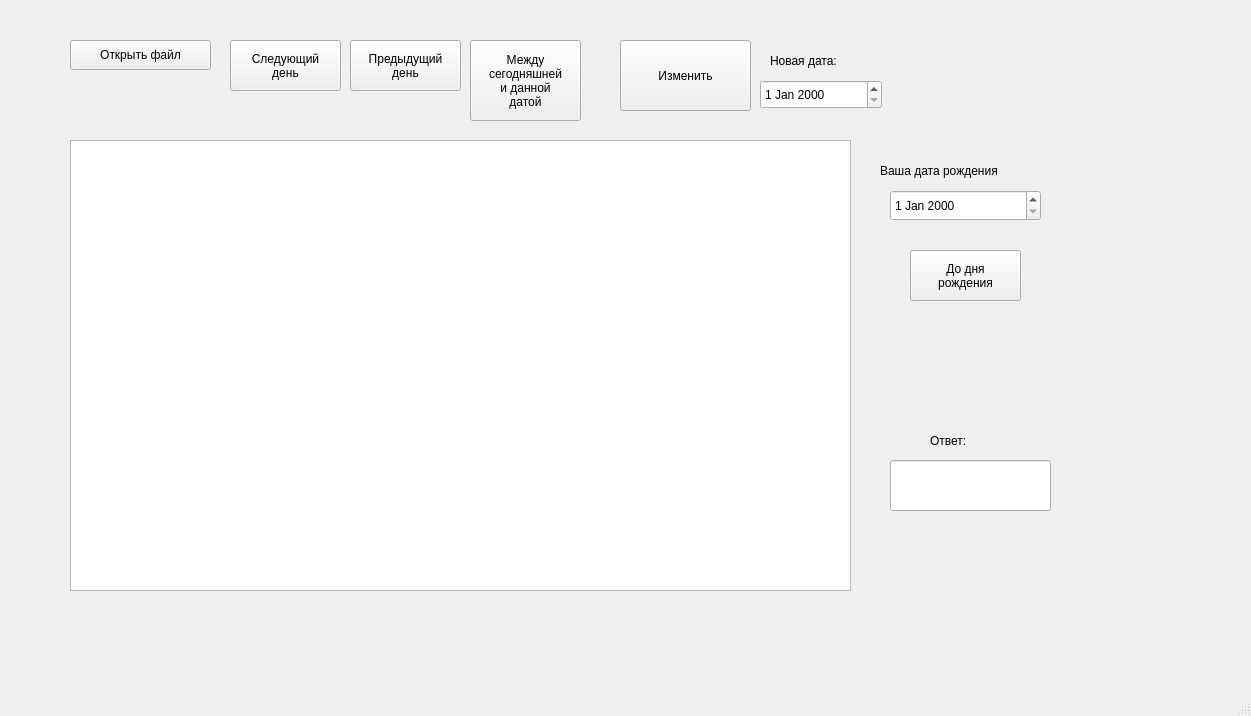
<?xml version="1.0" encoding="UTF-8"?>
<ui version="4.0">
 <class>MainWindow</class>
 <widget class="QMainWindow" name="MainWindow">
  <property name="geometry">
   <rect>
    <x>0</x>
    <y>0</y>
    <width>1251</width>
    <height>716</height>
   </rect>
  </property>
  <property name="windowTitle">
   <string>MainWindow</string>
  </property>
  <widget class="QWidget" name="centralwidget">
   <widget class="QPushButton" name="pushButton">
    <property name="geometry">
     <rect>
      <x>70</x>
      <y>40</y>
      <width>141</width>
      <height>30</height>
     </rect>
    </property>
    <property name="text">
     <string>Открыть файл</string>
    </property>
   </widget>
   <widget class="QLabel" name="label">
    <property name="geometry">
     <rect>
      <x>880</x>
      <y>160</y>
      <width>181</width>
      <height>21</height>
     </rect>
    </property>
    <property name="text">
     <string>Ваша дата рождения</string>
    </property>
   </widget>
   <widget class="QTableWidget" name="tableWidget">
    <property name="geometry">
     <rect>
      <x>70</x>
      <y>140</y>
      <width>781</width>
      <height>451</height>
     </rect>
    </property>
    <property name="lineWidth">
     <number>1</number>
    </property>
   </widget>
   <widget class="QPushButton" name="pushButton_next">
    <property name="geometry">
     <rect>
      <x>230</x>
      <y>40</y>
      <width>111</width>
      <height>51</height>
     </rect>
    </property>
    <property name="text">
     <string>Следующий 
день</string>
    </property>
   </widget>
   <widget class="QPushButton" name="pushButton_previous">
    <property name="geometry">
     <rect>
      <x>350</x>
      <y>40</y>
      <width>111</width>
      <height>51</height>
     </rect>
    </property>
    <property name="text">
     <string>Предыдущий 
день</string>
    </property>
   </widget>
   <widget class="QPushButton" name="pushButton_BD">
    <property name="geometry">
     <rect>
      <x>910</x>
      <y>250</y>
      <width>111</width>
      <height>51</height>
     </rect>
    </property>
    <property name="text">
     <string>До дня 
рождения</string>
    </property>
   </widget>
   <widget class="QPushButton" name="pushButton_diverse">
    <property name="geometry">
     <rect>
      <x>470</x>
      <y>40</y>
      <width>111</width>
      <height>81</height>
     </rect>
    </property>
    <property name="text">
     <string>Между 
сегодняшней 
и данной 
датой</string>
    </property>
   </widget>
   <widget class="QLineEdit" name="lineEdit_2">
    <property name="geometry">
     <rect>
      <x>890</x>
      <y>460</y>
      <width>161</width>
      <height>51</height>
     </rect>
    </property>
    <property name="font">
     <font>
      <family>URW Bookman</family>
      <pointsize>15</pointsize>
      <italic>true</italic>
      <bold>true</bold>
     </font>
    </property>
    <property name="readOnly">
     <bool>true</bool>
    </property>
   </widget>
   <widget class="QLabel" name="label_2">
    <property name="geometry">
     <rect>
      <x>930</x>
      <y>430</y>
      <width>79</width>
      <height>21</height>
     </rect>
    </property>
    <property name="text">
     <string>Ответ:</string>
    </property>
   </widget>
   <widget class="QPushButton" name="pushButton_change">
    <property name="geometry">
     <rect>
      <x>620</x>
      <y>40</y>
      <width>131</width>
      <height>71</height>
     </rect>
    </property>
    <property name="text">
     <string>Изменить</string>
    </property>
   </widget>
   <widget class="QDateEdit" name="dateEdit">
    <property name="geometry">
     <rect>
      <x>890</x>
      <y>190</y>
      <width>151</width>
      <height>31</height>
     </rect>
    </property>
    <property name="maximumDateTime">
     <datetime>
      <hour>20</hour>
      <minute>59</minute>
      <second>59</second>
      <year>2025</year>
      <month>12</month>
      <day>31</day>
     </datetime>
    </property>
    <property name="maximumDate">
     <date>
      <year>2025</year>
      <month>12</month>
      <day>31</day>
     </date>
    </property>
    <property name="minimumDate">
     <date>
      <year>1870</year>
      <month>1</month>
      <day>1</day>
     </date>
    </property>
   </widget>
   <widget class="QLabel" name="label_3">
    <property name="geometry">
     <rect>
      <x>770</x>
      <y>50</y>
      <width>101</width>
      <height>21</height>
     </rect>
    </property>
    <property name="text">
     <string>Новая дата:</string>
    </property>
   </widget>
   <widget class="QDateEdit" name="dateEdit_2">
    <property name="geometry">
     <rect>
      <x>760</x>
      <y>80</y>
      <width>122</width>
      <height>29</height>
     </rect>
    </property>
   </widget>
  </widget>
  <widget class="QMenuBar" name="menubar">
   <property name="geometry">
    <rect>
     <x>0</x>
     <y>0</y>
     <width>1251</width>
     <height>26</height>
    </rect>
   </property>
  </widget>
  <widget class="QStatusBar" name="statusbar"/>
 </widget>
 <resources/>
 <connections/>
</ui>
